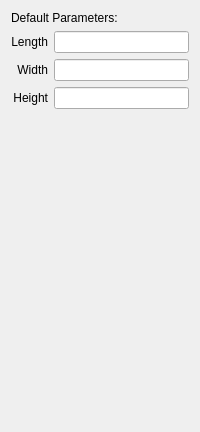
          <widget class="QWidget" name="boxPage">
           <layout class="QVBoxLayout" name="verticalLayout_9">
            <item>
             <widget class="QLabel" name="boxDefaultLabel">
              <property name="text">
               <string>Default Parameters:</string>
              </property>
             </widget>
            </item>
            <item>
             <layout class="QGridLayout" name="gridLayout_6">
              <item row="0" column="0">
               <widget class="QLabel" name="boxLengthLabel">
                <property name="text">
                 <string>Length</string>
                </property>
                <property name="alignment">
                 <set>Qt::AlignRight|Qt::AlignTrailing|Qt::AlignVCenter</set>
                </property>
               </widget>
              </item>
              <item row="0" column="1">
               <widget class="QLineEdit" name="boxLengthEdit"/>
              </item>
              <item row="1" column="0">
               <widget class="QLabel" name="boxWidthLabel">
                <property name="text">
                 <string>Width</string>
                </property>
                <property name="alignment">
                 <set>Qt::AlignRight|Qt::AlignTrailing|Qt::AlignVCenter</set>
                </property>
               </widget>
              </item>
              <item row="1" column="1">
               <widget class="QLineEdit" name="boxWidthEdit"/>
              </item>
              <item row="2" column="0">
               <widget class="QLabel" name="boxHeightLabel">
                <property name="text">
                 <string>Height</string>
                </property>
                <property name="alignment">
                 <set>Qt::AlignRight|Qt::AlignTrailing|Qt::AlignVCenter</set>
                </property>
               </widget>
              </item>
              <item row="2" column="1">
               <widget class="QLineEdit" name="boxHeightEdit"/>
              </item>
             </layout>
            </item>
            <item>
             <spacer name="verticalSpacer_6">
              <property name="orientation">
               <enum>Qt::Vertical</enum>
              </property>
              <property name="sizeHint" stdset="0">
               <size>
                <width>20</width>
                <height>312</height>
               </size>
              </property>
             </spacer>
            </item>
           </layout>
          </widget>
